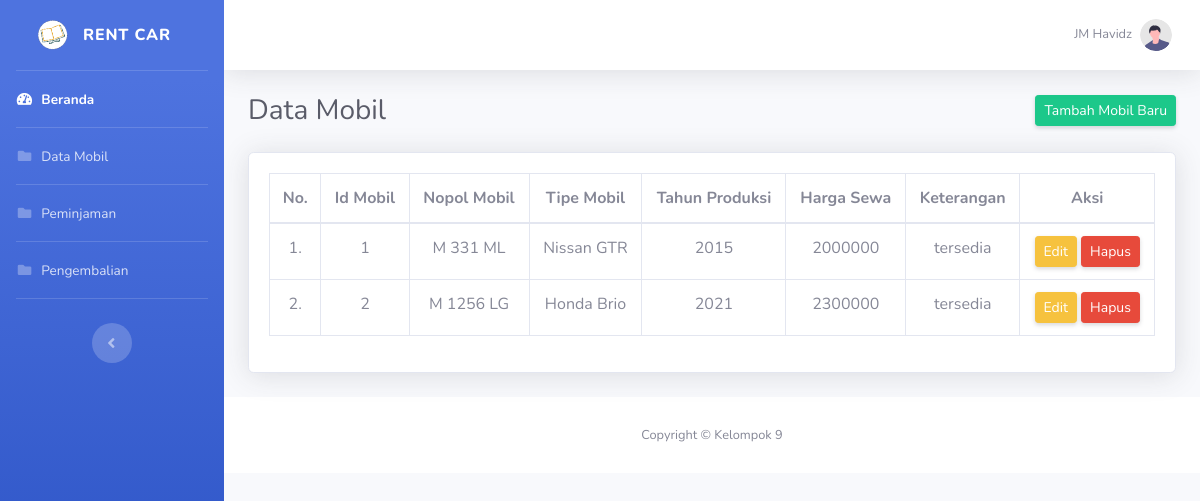
The app's page /data_mobil_admin.php (signed in) with its own data.
### tables this page shows
CREATE TABLE `mobil` (
  `id_mobil` int(11) NOT NULL,
  `nopol_mobil` varchar(100) NOT NULL,
  `tipe_mobil` varchar(100) NOT NULL,
  `tahun_produksi` int(11) NOT NULL,
  `harga_sewa` int(11) NOT NULL,
  `keterangan` varchar(100) NOT NULL
);

### data_mobil_admin.php (the view, shortened to what this page needs)
<!DOCTYPE html>
<?php
include "connection/koneksi.php";
$id = $_SESSION['id_admin'];
if(isset ($_SESSION['username'])){
    $query = "select * from admin natural join level_user where id_admin = $id";
    mysqli_query($conn, $query);
    $sql = mysqli_query($conn, $query);
    while($r = mysqli_fetch_array($sql)){
?>
<html lang="en">
<head>
    <link href="vendor/fontawesome-free/css/all.min.css" rel="stylesheet" type="text/css">
    <link href="css/sb-admin-2.min.css" rel="stylesheet">
    <link href="css/arabic.css" rel="stylesheet" >
</head>
<body id="page-top">
    <div id="wrapper">
        <ul class="navbar-nav bg-gradient-primary sidebar sidebar-dark accordion" id="accordionSidebar">
        <?php
            if($r['id_level'] == 1){
        ?>
            <a class="sidebar-brand d-flex align-items-center justify-content-center" href="beranda.php">
                <div class="sidebar-brand-icon rotate-n-15">
                    <img src="img/dashboard.png" width="30px" height="30px">
                </div>
                <div class="sidebar-brand-text mx-3">Rent Car</div>
            </a>
            <hr class="sidebar-divider my-0">
            <li class="nav-item active">
                <a class="nav-link" href="beranda.php">
                    <i class="fas fa-fw fa-tachometer-alt"></i>
                    <span>Beranda</span>
                </a>
            </li>
            <hr class="sidebar-divider my-0">
            <li class="nav-item">
                <a class="nav-link" href="data_mobil.php">
                    <i class="fas fa-fw fa-folder"></i>
                    <span>Data Mobil</span>
                </a>
            </li>
            <hr class="sidebar-divider my-0">
            <li class="nav-item">
                <a class="nav-link" href="peminjaman.php">
                    <i class="fas fa-fw fa-folder"></i>
                    <span>Peminjaman</span>
                </a>
            </li>
            <hr class="sidebar-divider my-0">
            <li class="nav-item">
                <a class="nav-link" href="pengembalian.php">
                    <i class="fas fa-fw fa-folder"></i>
                    <span>Pengembalian</span>
                </a>
            </li>
            <hr class="sidebar-divider my-0">
            <br>
            <div class="text-center d-none d-md-inline">
                <button class="rounded-circle border-0" id="sidebarToggle"></button>
            </div>
        <?php
            } else if($r['id_level'] == 2){
        ?>
            <a class="sidebar-brand d-flex align-items-center justify-content-center" href="beranda.php">
                <div class="sidebar-brand-icon rotate-n-15">
                    <img src="img/dashboard.png" width="30px" height="30px">
                </div>
                <div class="sidebar-brand-text mx-3">Rent Car</div>
            </a>
            <hr class="sidebar-divider my-0">
            <li class="nav-item">
                <a class="nav-link" href="beranda.php">
                    <i class="fas fa-fw fa-tachometer-alt"></i>
                    <span>Beranda</span>
                </a>
            </li>
            <hr class="sidebar-divider my-0">
            <li class="nav-item active">
                <a class="nav-link" href="data_mobil_admin.php">
                    <i class="fas fa-fw fa-folder"></i>
                    <span>Data Mobil</span>
                </a>
            </li>
            <hr class="sidebar-divider my-0">
            <li class="nav-item">
                <a class="nav-link" href="data_transaksi.php">
                    <i class="fas fa-fw fa-folder"></i>
                    <span>Data Transaksi</span>
                </a>
            </li>
            <hr class="sidebar-divider my-0">
            <br>
            <div class="text-center d-none d-md-inline">
                <button class="rounded-circle border-0" id="sidebarToggle"></button>
            </div>
        <?php
            }
        ?>
        </ul>
        <div id="content-wrapper" class="d-flex flex-column">
            <div id="content">
                <nav class="navbar navbar-expand navbar-light bg-white topbar mb-4 static-top shadow">
                    <ul class="navbar-nav ml-auto">
                        <li class="nav-item dropdown no-arrow">
                            <a class="nav-link dropdown-toggle" href="#" id="userDropdown" role="button"
                                data-toggle="dropdown" aria-haspopup="true" aria-expanded="false">
                                <span class="mr-2 d-none d-lg-inline text-gray-600 small"><?php echo $r['nama'];?></span>
                                <img class="img-profile rounded-circle"
                                    src="img/undraw_profile.svg">
                            </a>
                        </li>
                    </ul>
                </nav>
            <div class="container-fluid">
                <div class="d-sm-flex align-items-center justify-content-between mb-4">
                    <h1 class="h3 mb-0 text-gray-800">Data Mobil</h1>
                    <a href="tambah_mobil.php" class="d-none d-sm-inline-block btn btn-sm btn-success shadow-sm">Tambah Mobil Baru</a>
                </div>
                <section class="mar-top--x-3 mar-bottom--x-5">
                    <div class="card shadow mb-4">
                        <div class="card-body">
                            <div class="table-responsive">
                            <?php
                            $query_data_mobil = "SELECT * FROM mobil";
                            $sql_data_mobil = mysqli_query($conn, $query_data_mobil);
                            $no = 1;
                            ?>
                                <table class="table table-bordered" id="dataTable" width="100%" cellspacing="0">
                                    <thead align="center">
                                        <tr>
                                            <th>No.</th>
                                            <th>Id Mobil</th>
                                            <th>Nopol Mobil</th>
                                            <th>Tipe Mobil</th>
                                            <th>Tahun Produksi</th>
                                            <th>Harga Sewa</th>
                                            <th>Keterangan</th>
                                            <th>Aksi</th>
                                        </tr>
                                    </thead>
                                    <tbody align="center">
                                    <?php
                                        while($r_dt_mobil = mysqli_fetch_array($sql_data_mobil)){
                                    ?>
                                        <tr class="odd gradeX">
                                        <td><center><?php echo $no++; ?>.</center></td>
                                        <td><?php echo $r_dt_mobil['id_mobil']; ?></td>
                                        <td><?php echo $r_dt_mobil['nopol_mobil']; ?></td>
                                        <td><?php echo $r_dt_mobil['tipe_mobil']; ?></td>
                                        <td><?php echo $r_dt_mobil['tahun_produksi']; ?></td>
                                        <td><?php echo $r_dt_mobil['harga_sewa']; ?></td>
                                        <td><?php echo $r_dt_mobil['keterangan']; ?></td>
                                        <td>
                                        <button class="d-none d-sm-inline-block btn btn-sm btn-warning shadow-sm"data-toggle="modal" data-target="#editModal<?php echo $r_dt_mobil['id_mobil']; ?>">Edit</button>
                                            <button class="d-none d-sm-inline-block btn btn-sm btn-danger shadow-sm" data-toggle="modal" data-target="#hapusModal<?php echo $r_dt_mobil['id_mobil']; ?>">Hapus</button>
                                        </td>
                                        </tr>
                                    <?php
                                        }
                                    ?>
                                    </tbody>
                                </table>
                            </div>
                        </div>
                    </div>
                </section>
            </div>
            <footer class="sticky-footer bg-white">
                <div class="container my-auto">
                    <div class="copyright text-center my-auto">
                        <span>Copyright &copy; Kelompok 9</span>
                    </div>
                </div>
            </footer>
        </div>
    </div>
</body>
</html>
<?php
  }
} else {
  header('location: logout.php');
}
?>

### records on screen
mobil: id_mobil "1", nopol_mobil "M 331 ML", tipe_mobil "Nissan GTR", tahun_produksi "2015", harga_sewa "2000000", keterangan "tersedia"
mobil: id_mobil "2", nopol_mobil "M 1256 LG", tipe_mobil "Honda Brio", tahun_produksi "2021", harga_sewa "2300000", keterangan "tersedia"

### other values on screen
$r['nama'] "JM Havidz"
